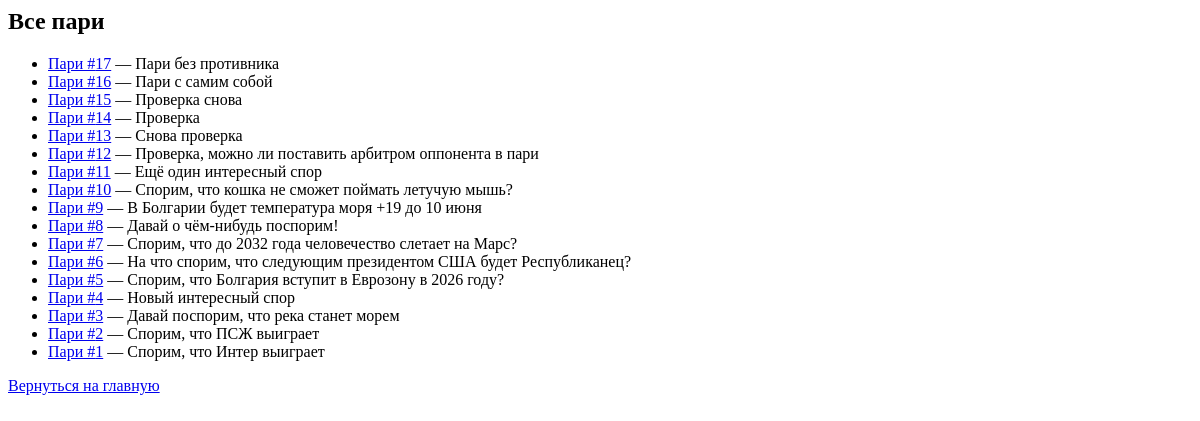
Before: /bets/ with the older database file.
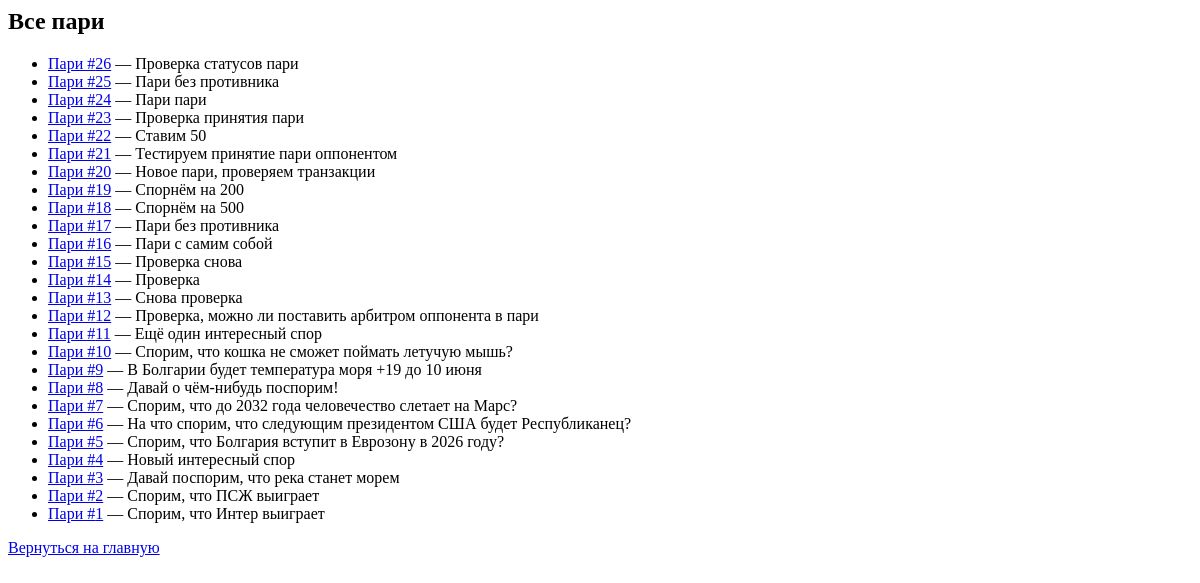
After: the same page with the newer database file.
### bets/models.py (models this page shows, shortened)
class Bet(models.Model):
    STATUS_CHOICES = [
        ('open', 'Открыто'),
        ('accepted', 'Принято'),
        ('finished', 'Завершено'),
        ('declined', 'Отклонено'),
        ('cancelled', 'Отменено'),
    ]
    creator = models.ForeignKey(
        User, on_delete=models.CASCADE,
        related_name='bets_created',
        verbose_name='Создатель пари'
    )
    opponent = models.ForeignKey(
        User, on_delete=models.SET_NULL,
        null=True, blank=True,
        related_name='bets_joined',
        verbose_name='Противник'
    )
    opponent_accepted = models.BooleanField(default=False)
    arbiter = models.ForeignKey(
        User,
        on_delete=models.SET_NULL,
        null=True,
        blank=True,
        related_name='bets_arbitrated',
        verbose_name='Арбитр'
    )
    description = models.TextField(verbose_name='Описание пари')
    amount = models.DecimalField(
        max_digits=10, decimal_places=1,
        verbose_name='Сумма пари'
    )
    status = models.CharField(
        max_length=10, choices=STATUS_CHOICES,
        default='open', verbose_name='Статус'
    )
    arbiter_has_changed_status = models.BooleanField(default=False)
    winner = models.ForeignKey(
        User, on_delete=models.SET_NULL,
        null=True, blank=True,
        related_name='bets_won',
        verbose_name='Победитель'
    )
    deadline = models.DateTimeField(
        verbose_name='Срок пари',
        null=True, blank=True,
        help_text='Дата и время, до которого пари действует'
    )
    created_at = models.DateTimeField(auto_now_add=True,
                                      verbose_name='Дата создания')
    class Meta:
        ordering = ['-created_at']

### bets/views.py (the view)
# urls.py: path('', bet_list, name='list'),
def bet_list(request):
    bets = Bet.objects.all()
    return render(request, 'bets/bet_list.html', {'bets': bets})

### templates/bets/bet_list.html
<h2>Все пари</h2>
<ul>
  {% for bet in bets %}
    <li>
      <a href="{% url 'bets:bet_detail' bet.id %}">Пари #{{ bet.id }}</a> — {{ bet.description }}
    </li>
  {% endfor %}
</ul>
<a href="{% url 'homepage' %}">Вернуться на главную</a>

Changed rows visible on the page:
added Bet: id "26", description "Проверка статусов пари"
added Bet: id "25", description "Пари без противника"
added Bet: id "24", description "Пари пари"
added Bet: id "23", description "Проверка принятия пари"
added Bet: id "22", description "Ставим 50"
added Bet: id "21", description "Тестируем принятие пари оппонентом"
added Bet: id "20", description "Новое пари, проверяем транзакции"
added Bet: id "19", description "Спорнём на 200"
added Bet: id "18", description "Спорнём на 500"
